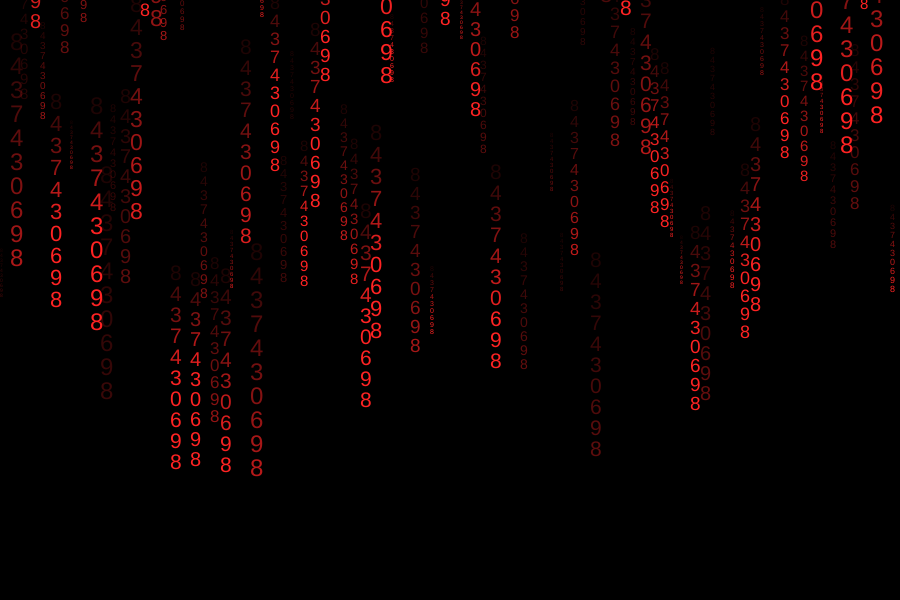
Frame 1 (no input)
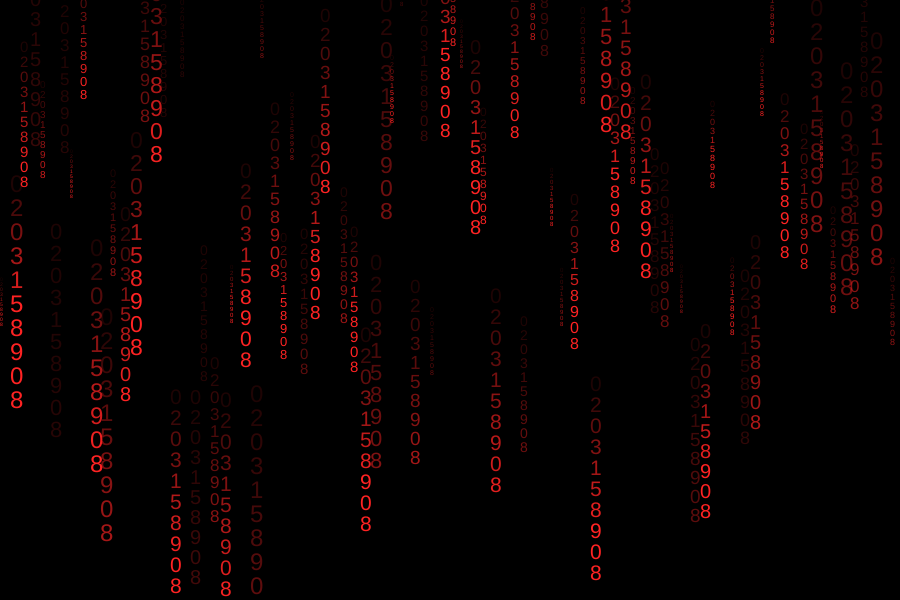
Frame 60 (no input)
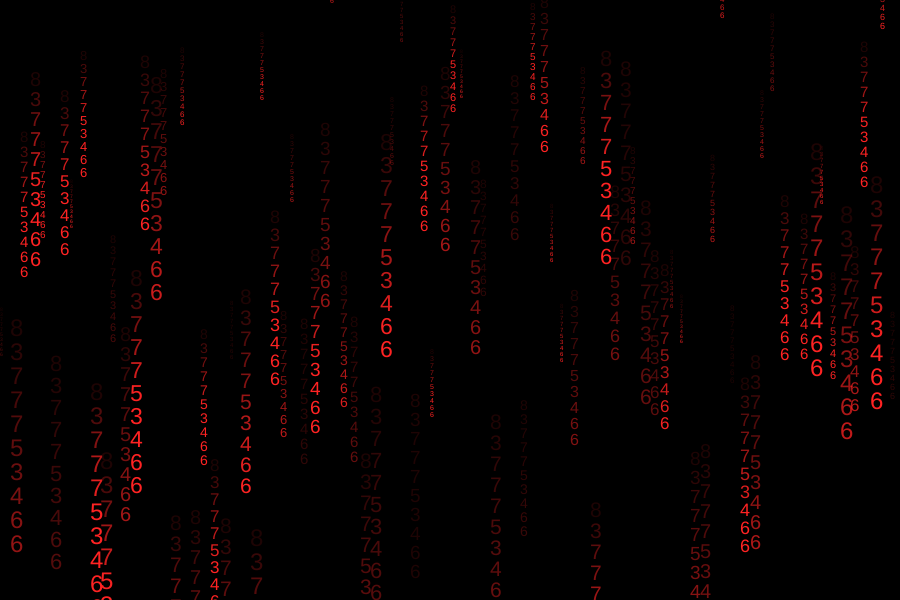
Frame 120 (the mouse pressed at the canvas centre since frame 60)

The p5.js sketch that drew these frames (run headless with seeded random() and noise() and a simulated clock; from frame 60 on, the mouse is pressed at the canvas centre):

// p5.js sketch
// ── sketch.js

var numOfLine = 100;
var line;
var lines = [];
var randomHeight;


function setup(){


  createCanvas(900, 600);
  background(0,255,0);

  for(var i = 0; i < numOfLine; i++){
    randomHeight = Math.floor(Math.random() * 500) - 200;
    line = new Line(0 + i * 10,randomHeight);
    line.create();
    lines.push(line);
  }


}


function reset(){


}



function draw(){
  background(0);



  for(var i = 0; i < lines.length; i++){
    lines[i].show();
  }

}

// ── line.js
// Daniel Shiffman
// http://codingtra.in
// http://patreon.com/codingtrain
// Code for: https://youtu.be/biN3v3ef-Y0

var randomList = [];
var word = 0;
var generateLength = 10;

function Line(x, y) {

  // this.x = width/2;
  // this.xdir = 0;
  this.x = x;
  this.y = y;
  this.random = Math.floor(Math.random() * 10);
  this.lineLength = 10;
  randomList = [];
  this.theSize = Math.floor(Math.random() * 20) + 5;
  this.speed = Math.floor(Math.random());

  this.create = function(){

    for(var i = 0; i < this.lineLength; i ++){
      this.times ++;
      this.random = Math.floor(Math.random() * 10);
      text(this.random, this.x, this.speed + i * 10);
      randomList.push(this.random);
      console.log(randomList);

    }

  setInterval(this.generateWord,10);


  }

  this.generateWord = function(){
    console.log(randomList);
    word = Math.floor(Math.random() * generateLength);

    randomList[word] = Math.floor(Math.random() * 10);


  }



  this.show = function() {
    //text("Money: " + money, 5, 20);
    this.speed += this.theSize * 0.1;
    var randomColor = Math.floor(Math.random() * 50)

    for(var i = 0; i < randomList.length; i ++){
      fill(255,35,35,30 + i * randomColor);
      textSize(this.theSize);
      text(randomList[i], this.x ,this.y + this.speed + i * this.theSize);
    }

    if(this.speed + i * this.theSize > 1200){
      this.reset();
    }


    // fill(255);
    // rectMode(CENTER);
    // rect(this.x, this.y, 20, 20);
  }

  this.reset = function(){
    this.speed = 0;
    this.random = Math.floor(Math.random() * 10);
    this.theSize = Math.floor(Math.random() * 20) + 5;
    this.speed = Math.floor(Math.random());
  }





}
